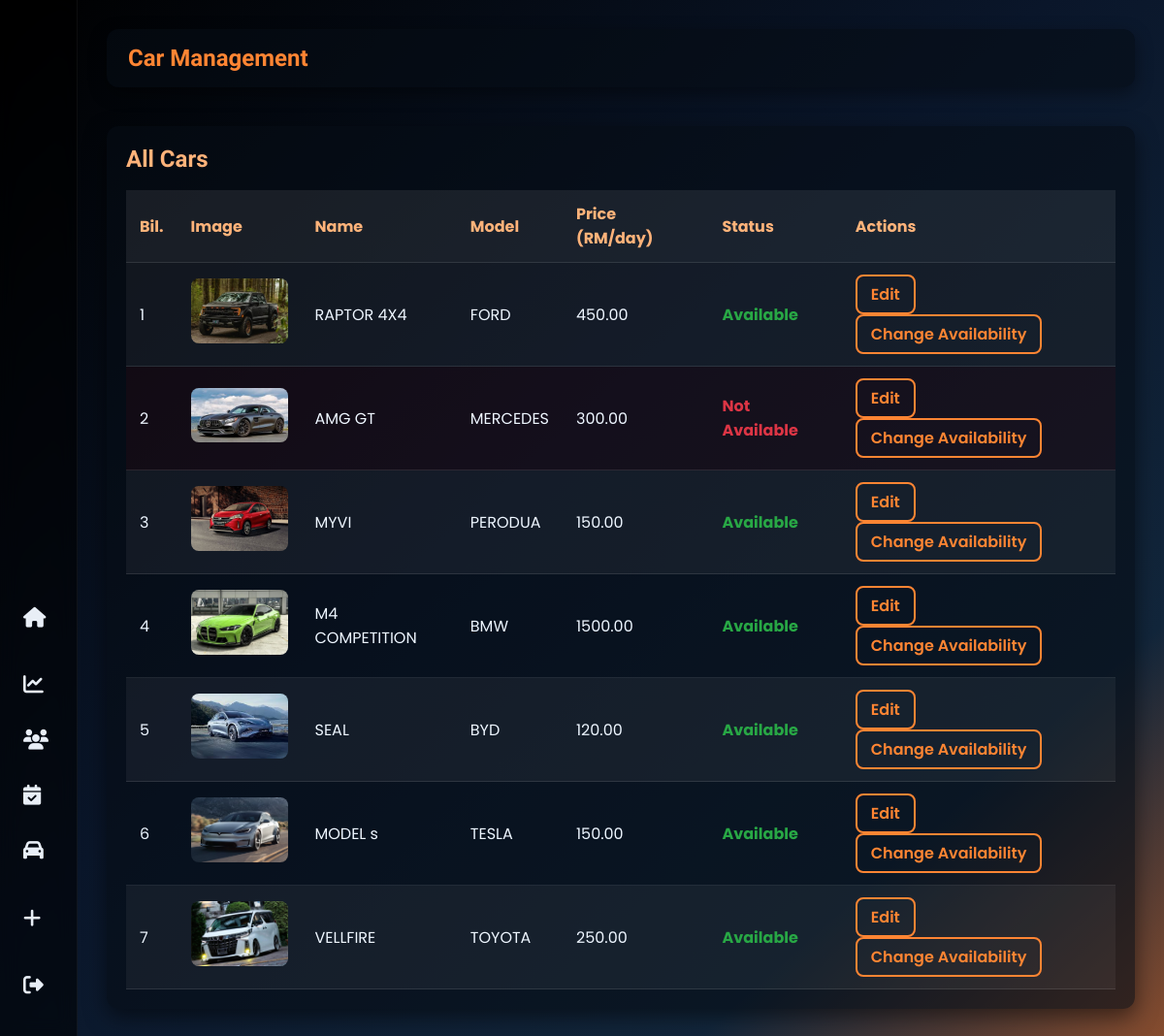
/rental/admin/cars.php (signed in), run on the app's committed database.
### tables this page shows
CREATE TABLE `cars` (
  `id` int(11) NOT NULL,
  `model` varchar(100) DEFAULT NULL,
  `brand` varchar(100) DEFAULT NULL,
  `price_per_day` decimal(10,2) DEFAULT NULL,
  `image` varchar(255) DEFAULT NULL,
  `availability_status` varchar(20) NOT NULL DEFAULT 'Available'
);

### rental/admin/cars.php (the view, shortened to what this page needs)
<?php
include("../db_connect.php");
$sql = "SELECT * FROM cars ORDER BY id DESC";
$result = mysqli_query($conn, $sql);
?>
<!DOCTYPE html>
<html lang="en">
<head>
  <link rel="stylesheet" href="style.css">
  <link rel="stylesheet" href="https://cdnjs.cloudflare.com/ajax/libs/font-awesome/6.5.0/css/all.min.css">
</head>
<body>
  <div class="sidebar">
    <div class="logo">
    </div>
    <ul>
      <li><a href="../index.php"><i class="fa-solid fa-house"></i><span>Main Page</span></a></li>
      <li><a href="index.php"><i class="fa-solid fa-chart-line"></i><span>Dashboard</span></a></li>
      <li><a href="users.php"><i class="fa-solid fa-users"></i><span>Users</span></a></li>
      <li><a href="bookings.php"><i class="fa-solid fa-calendar-check"></i><span>Bookings</span></a></li>
      <li><a href="cars.php" class="active"><i class="fa-solid fa-car"></i><span>Cars</span></a></li>
      <li><a href="add_car.php"><i class="fa-solid fa-plus"></i><span>Add Car</span></a></li>
      <li><a href="../logout.php"><i class="fa-solid fa-right-from-bracket"></i><span>Logout</span></a></li>
    </ul>
  </div>
  <div class="main-content">
    <div class="main-header">
      <h1>Car Management</h1>
    </div>
    <div class="table-section">
      <h2>All Cars</h2>
      <table>
        <tr>
          <th>Bil.</th>
          <th>Image</th>
          <th>Name</th>
          <th>Model</th>
          <th>Price (RM/day)</th>
          <th>Status</th>
          <th>Actions</th>
        </tr>
        <?php
          $bil = 1;
          while ($row = mysqli_fetch_assoc($result)) {
            $isNotAvailable = ($row['availability_status'] === 'Not Available');
        ?>
          <tr class="<?= $isNotAvailable ? 'not-available-row' : '' ?>">
            <td><?= $bil++ ?></td>
            <td><img src="../uploads/<?= $row['image'] ?>" alt="<?= htmlspecialchars($row['model']) ?>"></td>
            <td><?= htmlspecialchars($row['model']) ?></td>
            <td><?= htmlspecialchars($row['brand']) ?></td>
            <td><?= $row['price_per_day'] ?></td>
            <td class="status <?= str_replace(' ', '', $row['availability_status']) ?>">
              <?= $row['availability_status'] ?>
            </td>
            <td>
              <a href="edit_cars.php?id=<?= $row['id'] ?>" class="btn">Edit</a>
              <a href="#" class="btn" data-action="toggle" data-id="<?= $row['id'] ?>">Change Availability</a>
            </td>
          </tr>
        <?php } ?>
      </table>
    </div>
  </div>
</body>
</html>

### rental/admin/style.css (style rules this page uses)
* { margin: 0; padding: 0; box-sizing: border-box; }
html { scroll-behavior: smooth; }
body { font-family: 'Poppins', sans-serif; color: #f4f6f8; background: linear-gradient(to bottom right, #000000 0%, #0a162a 45%, #12263b 80%, #864c2e 100%); min-height: 100vh; display: flex; overflow: hidden; }
.sidebar { width: 80px; background: rgba(0, 0, 0, 0.55); backdrop-filter: blur(10px); height: 100vh; position: fixed; left: 0; top: 0; padding: 20px 10px; transition: width 0.3s ease-in-out; display: flex; flex-direction: column; justify-content: space-between; border-right: 1px solid rgba(255, 255, 255, 0.05); }
.sidebar .logo { display: flex; align-items: center; gap: 10px; margin-bottom: 40px; padding-left: 6px; }
.sidebar ul { list-style: none; }
.sidebar ul li { margin: 12px 0; }
.sidebar ul li a { color: #e8eef6; text-decoration: none; display: flex; align-items: center; padding: 10px 14px; border-radius: 8px; transition: background 0.3s, transform 0.2s; }
.sidebar ul li a i { font-size: 1.3rem; width: 30px; }
.main-content { margin-left: 80px; flex: 1; padding: 30px; transition: margin-left 0.3s ease-in-out; }
.main-header { display: flex; justify-content: space-between; align-items: center; background: rgba(6, 12, 20, 0.6); padding: 16px 22px; border-radius: 12px; box-shadow: 0 6px 18px rgba(0,0,0,0.4); }
.main-header h1 { font-family: 'Bricolage Grotesque', sans-serif; color: #ff8533; font-size: 1.5rem; }
.table-section { margin-top: 40px; background: rgba(6,12,20,0.6); border-radius: 12px; padding: 20px; box-shadow: 0 8px 22px rgba(0,0,0,0.5); overflow-x: auto; }
.table-section h2 { color: #ffb37a; margin-bottom: 18px; font-family: 'Bricolage Grotesque', sans-serif; }
table { width: 100%; border-collapse: collapse; color: #eef6ff; }
table th, table td { padding: 12px 14px; text-align: left; }
table th { background: rgba(255, 255, 255, 0.08); color: #ffb37a; font-weight: 700; }
table tr:nth-child(even) { background: rgba(255, 255, 255, 0.05); }
button, .btn { background: transparent; border: 2px solid #ff8533; color: #ff8533; border-radius: 8px; padding: 6px 14px; cursor: pointer; transition: 0.3s ease; }

### rental/admin/cars.php (style rules this page uses)
.main-content { height: 100vh; overflow-y: auto; padding: 30px; margin-left: 80px; flex: 1; transition: margin-left 0.3s ease-in-out; }
.main-header { display: flex; justify-content: space-between; align-items: center; background: rgba(6, 12, 20, 0.6); padding: 16px 22px; border-radius: 12px; box-shadow: 0 6px 18px rgba(0,0,0,0.4); }
.main-header h1 { font-family: 'Bricolage Grotesque', sans-serif; color: #ff8533; font-size: 1.5rem; }
.table-section { margin-top: 40px; background: rgba(6,12,20,0.6); border-radius: 12px; padding: 20px; box-shadow: 0 8px 22px rgba(0,0,0,0.5); overflow-x: auto; }
.table-section h2 { color: #ffb37a; margin-bottom: 18px; font-family: 'Bricolage Grotesque', sans-serif; }
table { width: 100%; border-collapse: collapse; color: #eef6ff; }
th, td { padding: 12px 14px; text-align: center; border-bottom: 1px solid rgba(255,255,255,0.1); }
th { background: rgba(255,255,255,0.08); color: #ffb37a; font-weight: 700; }
tr:nth-child(even) { background: rgba(255,255,255,0.05); }
img { width: 100px; border-radius: 8px; }
.btn { background: transparent; border: 2px solid #ff8533; color: #ff8533; border-radius: 8px; padding: 6px 14px; cursor: pointer; transition: 0.3s ease; text-decoration: none; display: inline-block; font-weight: 600; }
.status { font-weight: bold; }
.status.Available { color: #28a745; }
.status.NotAvailable { color: #dc3545; }
tr.not-available-row { background: rgba(255, 0, 0, 0.05); }

### data on the page
cars: image (picture), model "RAPTOR 4X4", brand "FORD", price_per_day "450.00", availability_status "Available"
cars: image (picture), model "AMG GT", brand "MERCEDES", price_per_day "300.00", availability_status "Not Available"
cars: image (picture), model "MYVI", brand "PERODUA", price_per_day "150.00", availability_status "Available"
cars: image (picture), model "M4 COMPETITION", brand "BMW", price_per_day "1500.00", availability_status "Available"
cars: image (picture), model "SEAL", brand "BYD", price_per_day "120.00", availability_status "Available"
cars: image (picture), model "MODEL s", brand "TESLA", price_per_day "150.00", availability_status "Available"
cars: image (picture), model "VELLFIRE", brand "TOYOTA", price_per_day "250.00", availability_status "Available"
